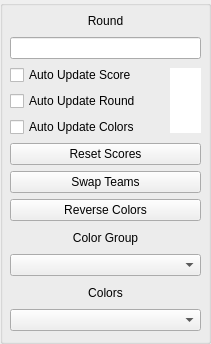
     <widget class="QGroupBox" name="Round_Group_Box">
      <property name="sizePolicy">
       <sizepolicy hsizetype="Fixed" vsizetype="Fixed">
        <horstretch>0</horstretch>
        <verstretch>0</verstretch>
       </sizepolicy>
      </property>
      <property name="minimumSize">
       <size>
        <width>211</width>
        <height>344</height>
       </size>
      </property>
      <property name="maximumSize">
       <size>
        <width>211</width>
        <height>344</height>
       </size>
      </property>
      <property name="title">
       <string/>
      </property>
      <widget class="QWidget" name="layoutWidget">
       <property name="geometry">
        <rect>
         <x>10</x>
         <y>10</y>
         <width>191</width>
         <height>321</height>
        </rect>
       </property>
       <layout class="QVBoxLayout" name="verticalLayout">
        <item>
         <widget class="QLabel" name="RoundLabel">
          <property name="text">
           <string>Round</string>
          </property>
          <property name="alignment">
           <set>Qt::AlignCenter</set>
          </property>
         </widget>
        </item>
        <item>
         <widget class="QLineEdit" name="RoundEdit"/>
        </item>
        <item>
         <layout class="QHBoxLayout" name="horizontalLayout_2">
          <item>
           <layout class="QVBoxLayout" name="verticalLayout_6">
            <item>
             <widget class="QCheckBox" name="UpdateScoreCheckbox">
              <property name="text">
               <string>Auto Update Score</string>
              </property>
             </widget>
            </item>
            <item>
             <widget class="QCheckBox" name="UpdateRoundCheckbox">
              <property name="text">
               <string>Auto Update Round</string>
              </property>
             </widget>
            </item>
            <item>
             <widget class="QCheckBox" name="UpdateColorCheckbox">
              <property name="text">
               <string>Auto Update Colors</string>
              </property>
             </widget>
            </item>
           </layout>
          </item>
          <item>
           <widget class="QLabel" name="BothTeamsColor">
            <property name="maximumSize">
             <size>
              <width>31</width>
              <height>65</height>
             </size>
            </property>
            <property name="layoutDirection">
             <enum>Qt::LeftToRight</enum>
            </property>
            <property name="styleSheet">
             <string notr="true">background-color: rgb(255, 255, 255);</string>
            </property>
            <property name="text">
             <string/>
            </property>
            <property name="alignment">
             <set>Qt::AlignCenter</set>
            </property>
           </widget>
          </item>
         </layout>
        </item>
        <item>
         <widget class="QPushButton" name="ResetScoresButton">
          <property name="text">
           <string>Reset Scores</string>
          </property>
         </widget>
        </item>
        <item>
         <widget class="QPushButton" name="SwapTeamsButton">
          <property name="text">
           <string>Swap Teams</string>
          </property>
         </widget>
        </item>
        <item>
         <widget class="QPushButton" name="SwapColorsButton">
          <property name="text">
           <string>Reverse Colors</string>
          </property>
         </widget>
        </item>
        <item>
         <widget class="QLabel" name="ColorGroupLabel">
          <property name="text">
           <string>Color Group</string>
          </property>
          <property name="alignment">
           <set>Qt::AlignCenter</set>
          </property>
         </widget>
        </item>
        <item>
         <widget class="QComboBox" name="ColorGroupCombo"/>
        </item>
        <item>
         <widget class="QLabel" name="ColorsLabel">
          <property name="text">
           <string>Colors</string>
          </property>
          <property name="alignment">
           <set>Qt::AlignCenter</set>
          </property>
         </widget>
        </item>
        <item>
         <widget class="QComboBox" name="ColorsCombo"/>
        </item>
       </layout>
      </widget>
     </widget>
